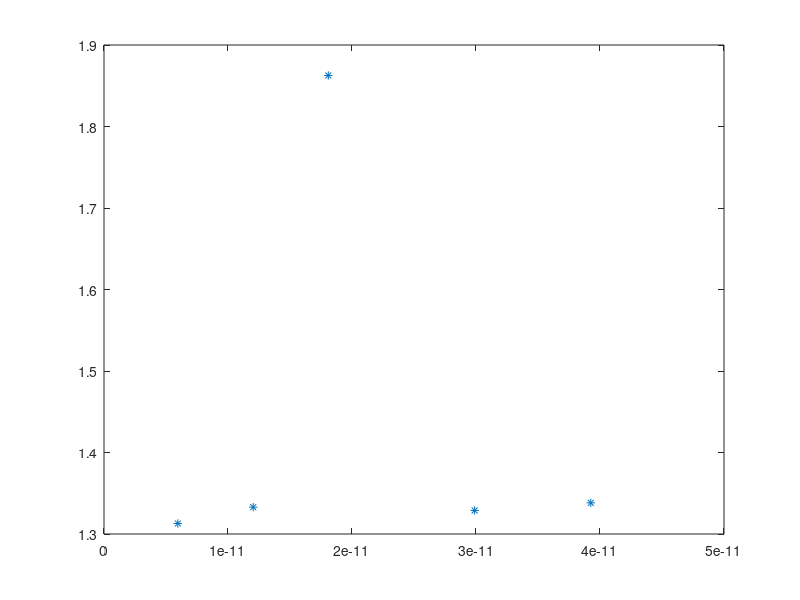

Here is the MATLAB script that generated this plot: (Note: this script raises an error after producing the figure.)
%CatchBondClusterFive
clf
clc
clear

data1 = [5.9519E-12, 12.0350E-12, 18.0890E-12, 29.8906E-12, 39.2560E-12];
data2 = [1.3129, 1.3329, 1.8626, 1.3289, 1.3382];


plot (data1,data2, '*')
hold on 
forces = [6E-12, 12E-12, 18E-12, 30E-12, 39E-12];
for i = 1:length(forces)
n = 5;
numberBonds = [1, 2, 3, 4, 5];
%totalForce = 10000E-12; %Pn
forcePerBond = forces(i)./numberBonds;
kOff_without_force = 1.3E-7;
kappa = 2.4E-6;
kT = 4.11 * 10 ^ (-21);
dxOff = .3 * 10 ^ (-9);

k0b = 1;
eta = 1E-8;
kc = 1E-7;
ks = 1E-5;

%kOffArray = find_koffWill(kT,forcePerBond,kOff_without_force,dxOff);
kOffArray = find_koffWill(numberBonds,forces(i),k0b,eta,kc,ks);
%kOffArray = find_kOff_single_bond(kT,forcePerBond,kOff_without_force,dxOff);
kOnArray = sun(kappa,forcePerBond);

P5i = 1; % intially there are 5 bonds formed
P4i = 0; % all bond are formed
P3i = 0; % all bond are formed
P2i = 0; % all bond are formed
P1i = 0; % all bond are formed
P0i = 0; % all bonds are formed initially
%IC = [P0i, P1i, P2i, P3i, P4i, P5i];
%TSPAN = 0:10E3:10E9;
IC = [0,1,0,0,0,0]
TSPAN = 0:0.1:10;

[Tout,Pout] = ode23s(@(t,p)BondProbabilityFive(p,kOffArray, kOnArray),TSPAN,IC);
Probability = Tout.*Pout;

probBound = 1 - Pout(:,1);
differprobBound = gradient(probBound)./gradient(Tout);
timet = Tout.* differprobBound;
lifetime(i) = -trapz(0.1, timet);

end

plot(forces, lifetime, 'o')
ylim ([0 2])
plot(Tout,Pout(:,1),'r')
hold on 
plot(Tout,Pout(:,2),'b')
plot(Tout,Pout(:,3),'g')
plot(Tout,Pout(:,4),'m')
plot(Tout,Pout(:,5),'k')
plot(Tout,Pout(:,6),'c')
legend("No bound", "One bound", "Two bound", "Three bound", "Four Bound", "Five bound");
xlabel('Time')
ylabel("Probability")
title("Probability of Bound Catch Bonds in a Cluster")
 
 
% % deriv = diff(Pout(:,5))./diff(Tout);
% % integ = trapz(deriv, TSPAN(1,1000000));
% 
% lamda = 5/10;
% pd = makedist('Poisson','lambda',lamda);
% pdf_normal = pdf(pd,Pout);
% 
% %forces = 
% variable = Tout .* (1-pdf_normal(:,1));
% lifetime = trapz(0.1,variable);
% %plot(Tout,lifetime)